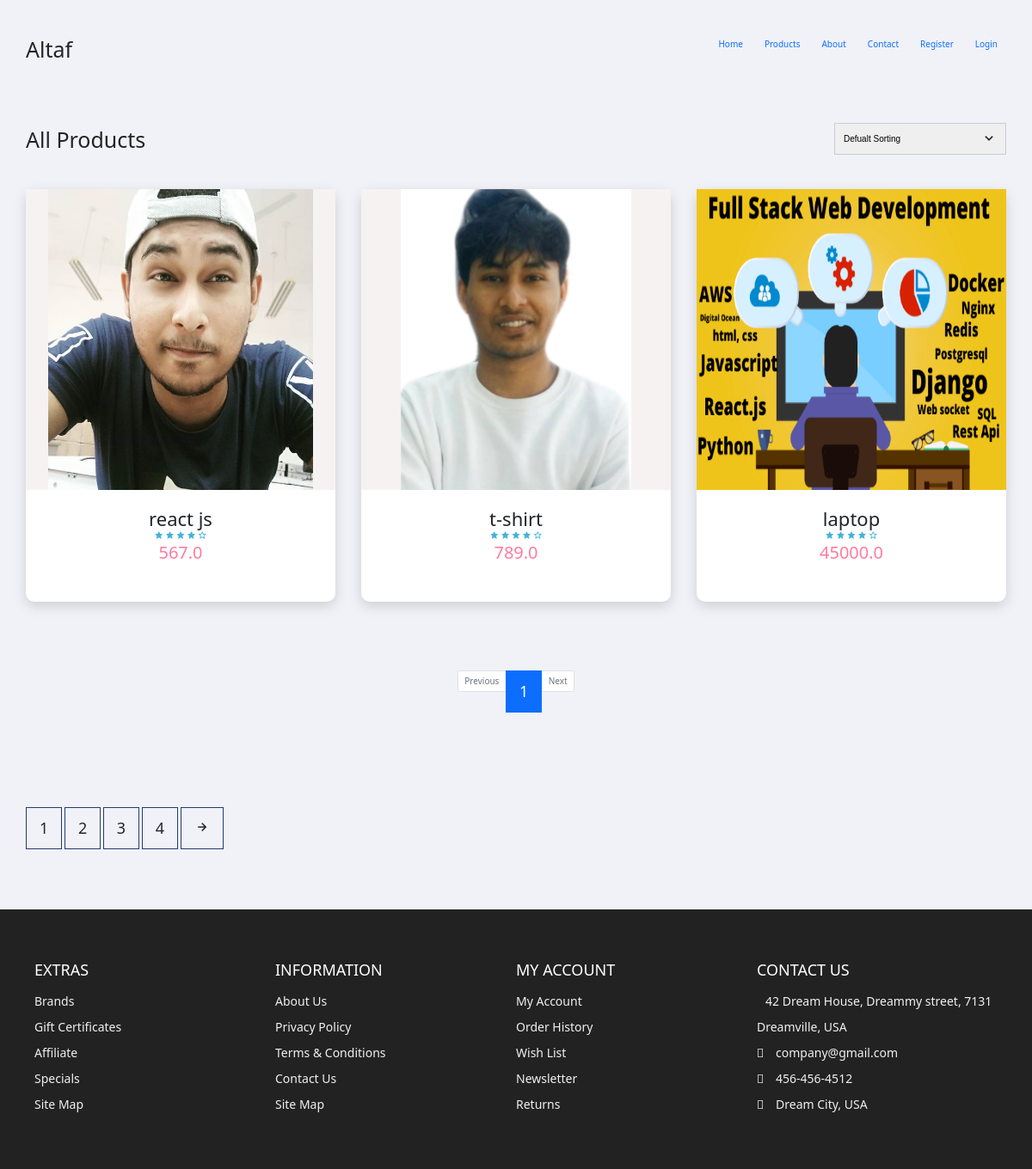
/products/, run on an earlier commit of the app's database.
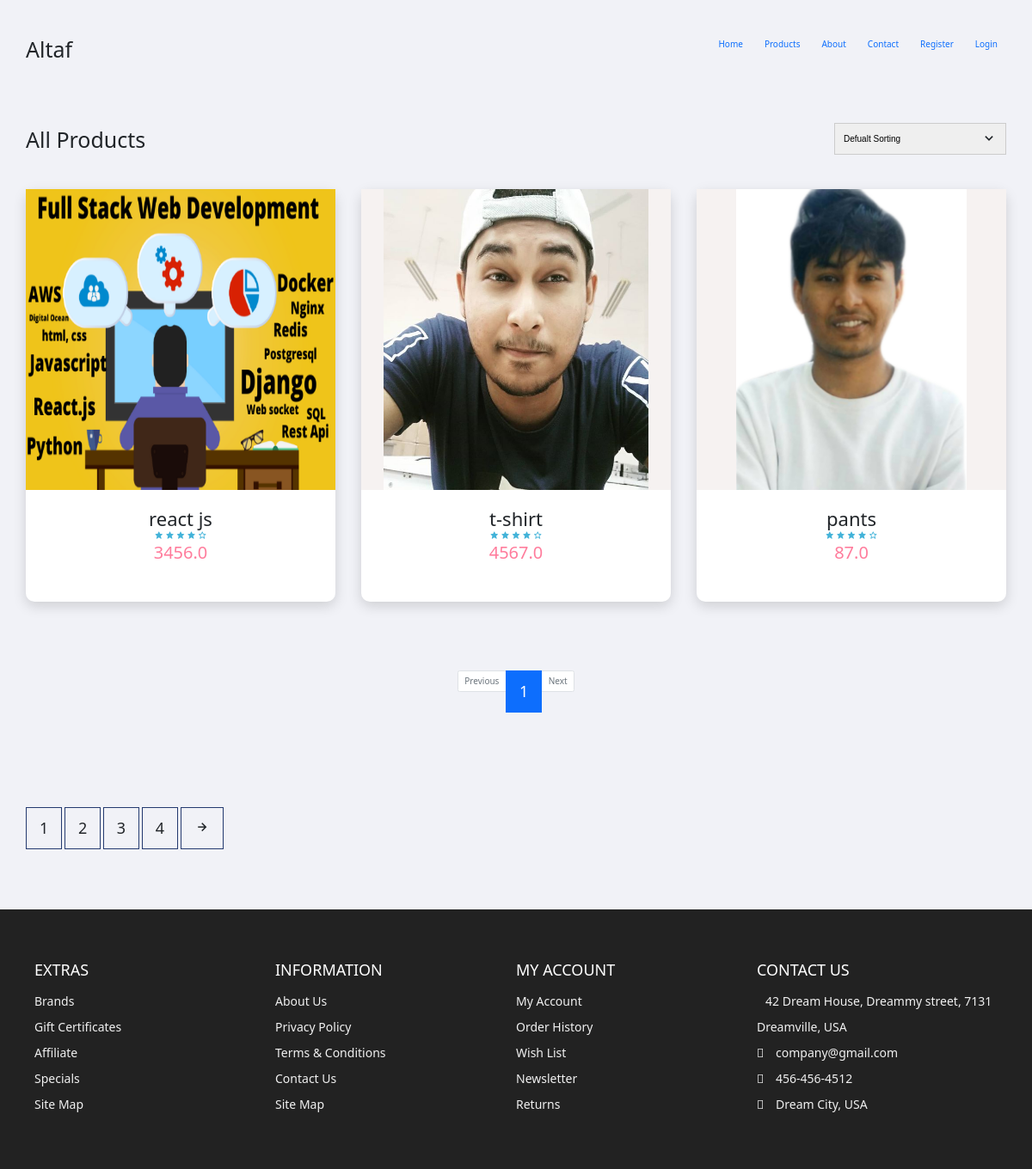
And on a later commit of the database.
### products/models.py (models this page shows, shortened)
class Product(models.Model):
    title = models.CharField(max_length=100)
    price = models.FloatField()
    discount_price = models.FloatField(blank=True, null=True)
    category = models.ForeignKey(Category,
                                 related_name='products',
                                 on_delete=models.CASCADE)
    description = models.TextField(blank=True, null=True)
    image = models.ImageField(upload_to='product_img',default='/static/images/cover.jpg')
    available = models.BooleanField(default=True)
    created_at = models.DateTimeField(auto_now_add=True)
    updated_at = models.DateTimeField(auto_now=True)
    favourites = models.ManyToManyField(
        User, related_name='favourite', default=None, blank=True)

### products/views.py (the view)
# urls.py: 2. Add a URL to urlpatterns:  path('', views.home, name='home')
def home(request):
    products=Product.objects.get_queryset().order_by('id')
    paginator = Paginator( products ,3) # Show 6 contacts per page.
    page_number = request.GET.get('page')
    page_obj = paginator.get_page(page_number)
    return render(request, 'products/products.html',{'products':page_obj})

### templates/products/products.html (shortened to what this page needs)
{% extends "base.html" %}
{% block content %}
{% include 'products/navbar.html' %}
   <section class="section all-products" id="products">
    <div class="top container">
        <h1>All Products</h1>
        <form>
            <select>
                <option value="1">Defualt Sorting</option>
            </select>
            <span><i class='bx bx-chevron-down'></i></span>
        </form>
    </div>
    <div class="product-center container">
      {% for product in products %}
      <div class="product">
        <div class="product-header">
          <img src="{{ product.image.url }}" alt="">
        </div>
        <div class="product-footer">
          <a href="{% url 'products:productdetails' product.pk %}"><h3>{{ product.title }}</h3></a>
          <div class="rating">
            <i class="bx bxs-star"></i>
            <i class="bx bxs-star"></i>
            <i class="bx bxs-star"></i>
            <i class="bx bxs-star"></i>
            <i class="bx bx-star"></i>
          </div>
          <h4 class="price">{{ product.price }}</h4>
        </div>
      </div>
      {% endfor %}
    </div>
</section>
    <nav aria-label="Page navigation example">
        <ul class="pagination justify-content-center">
          {% if products.has_previous %}
            <li class="page-item">
              <a class="page-link" href="?page={{ products.previous_page_number }}">Previous</a>
            </li>
          {% else %}
            <li class="page-item disabled">
              <a class="page-link" href="#" tabindex="-1" aria-disabled="true">Previous</a>
            </li>
          {% endif %}
          {% for i in products.paginator.page_range %}
            {% if products.number == i %}
              <li class="page-item active" aria-current="page">
                <span class="page-link">
                  {{ i }}
                </span>
              </li>
            {% else %}
              <li class="page-item"><a class="page-link" href="?page={{ i }}">{{ i }}</a></li>
            {% endif %}
          {% endfor %}
          {% if products.has_next %}
            <li class="page-item">
              <a class="page-link" href="?page={{ products.next_page_number }}">Next</a>
            </li>
          {% else %}
            <li class="page-item disabled">
              <a class="page-link" href="#" tabindex="-1" aria-disabled="true">Next</a>
            </li>
          {% endif %}
        </ul>
      </nav>
<section class="pagination">
    <div class=" container">
        <span>1</span>
        <span>2</span>
        <span>3</span>
        <span>4</span>
        <span><i class='bx bx-right-arrow-alt'></i></span>
    </div>
</section>
<footer id="footer" class="section footer">
    <div class="container">
        <div class="footer-container">
            <div class="footer-center">
                <h3>EXTRAS</h3>
                <a href="#">Brands</a>
                <a href="#">Gift Certificates</a>
                <a href="#">Affiliate</a>
                <a href="#">Specials</a>
                <a href="#">Site Map</a>
            </div>
            <div class="footer-center">
                <h3>INFORMATION</h3>
                <a href="#">About Us</a>
                <a href="#">Privacy Policy</a>
                <a href="#">Terms & Conditions</a>
                <a href="#">Contact Us</a>
                <a href="#">Site Map</a>
            </div>
            <div class="footer-center">
                <h3>MY ACCOUNT</h3>
                <a href="#">My Account</a>
                <a href="#">Order History</a>
                <a href="#">Wish List</a>
                <a href="#">Newsletter</a>
                <a href="#">Returns</a>
            </div>
            <div class="footer-center">
                <h3>CONTACT US</h3>
                <div>
                    42 Dream House, Dreammy street, 7131 Dreamville, USA
                </div>
                <div>
                    <span>
                        <i class="far fa-envelope"></i>
                    </span>
                    company@gmail.com
                </div>
                <div>
                    <span>
                        <i class="fas fa-phone"></i>
                    </span>
                    456-456-4512
                </div>
                <div>
                    <span>
                        <i class="far fa-paper-plane"></i>
                    </span>
                    Dream City, USA
                </div>
            </div>
        </div>
    </div>
</footer>
{% endblock content %}

### templates/base.html (shortened to what this page needs)
{% load static %}
<!DOCTYPE html>
<html lang="en">
<head>
    <link rel="stylesheet" href="https://cdn.jsdelivr.net/npm/boxicons@latest/css/boxicons.min.css" />
  <link href="https://maxcdn.bootstrapcdn.com/font-awesome/4.3.0/css/font-awesome.min.css" rel="stylesheet" />
    <link href="https://cdn.jsdelivr.net/npm/bootstrap@5.1.1/dist/css/bootstrap.min.css" rel="stylesheet"
>
    <link rel="stylesheet" href="{% static 'css/base.css' %}">
    <link rel="stylesheet" href="{% static 'css/cartpage.css' %}">
    <link rel="stylesheet" href="{% static 'css/products.css' %}">
</head>
<body>
    {% block content %}
    {% endblock content %}
</body>
</html>

### templates/products/navbar.html (shortened to what this page needs)
{% extends  'base.html' %}
{% block content %}
<nav class="nav">
    <div class="navigation container">
      <div class="logo">
        <h1>Altaf</h1>
      </div>
      <div class="menu">
        <ul class="nav-list">
          <li class="nav-item">
            <a href="{% url 'forntpage:home' %}" class="nav-link scroll-link">Home</a>
          </li>
          <li class="nav-item">
            <a href="{% url 'products:allproduct' %}" class="nav-link">Products</a>
          </li>
          <li class="nav-item">
            <a href="#about" class="nav-link scroll-link">About</a>
          </li>
          <li class="nav-item">
            <a href="#contact" class="nav-link scroll-link">Contact</a>
          </li>
          {% if request.user.is_authenticated  %}
          <li class="nav-item">
            <li class="nav-item">
              <a href="{% url 'products:favourite_list' %}" class="nav-link scroll-link">Favourties</a>
            </li>
            <a href="{% url 'accounts:my_profile' user.profile.pk  %}" class="nav-link scroll-link">Account</a>
          </li>
          <li class="nav-item">
            <a href="{% url 'accounts:logout' %}" class="nav-link scroll-link">Logout</a>
          </li>
          {% else %}
          <li class="nav-item">
            <a href="{% url 'accounts:signup' %}" class="nav-link scroll-link">Register</a>
          </li>
          <li class="nav-item">
            <a href="{% url 'accounts:login' %}" class="nav-link scroll-link">Login</a>
          </li>
          {% endif %}
        </ul>
      </div>
    </div>
  </nav>
{% endblock content%}

### static/css/base.css (style rules this page uses)
:root { --white: #fff; --black: #222; --pink: #f60091; --grey: #444; --grey2: #959595; --grey-alt: #d1e2e9; --yellow: #ffd800; --green: #59b210; }
*, *::before, *::after { margin: 0; padding: 0; box-sizing: inherit; }
html { scroll-behavior: smooth; box-sizing: border-box; font-size: 62.5%; }
h1, h2, h3, h4, p { font-weight: 500; margin: 0; }
a { color: inherit; text-decoration: none; }
img { max-width: 100%; }
li { list-style: none; }
.container { max-width: 120rem; margin: 0 auto; }
@media only screen and (max-width: 1200px) { .container { padding: 0 3rem; } }
.nav { padding: 1.6rem 0; }
.navigation { display: flex; align-items: center; justify-content: space-between; }
.logo h1 { font-size: 2.5rem; }
.nav-list { display: flex; align-items: center; }
.nav-item:not(:last-child) { margin-right: 0.5rem; }
.nav-link:link, .nav-link:visited { padding: 0.8rem 1rem; transition: all 300ms ease-in-out; }
.section { padding: 5rem 0 5rem 0; }
.product-center { display: grid; grid-template-columns: repeat(auto-fit, minmax(25rem, 1fr)); gap: 7rem 3rem; }
.product { height: 48rem; background-color: #fff; box-shadow: 0 0.5rem 1.5rem rgba(0, 0, 0, 0.15); border-radius: 1rem; text-align: center; transition: all 300ms ease-in-out; }
.product-header { position: relative; height: 35rem; background-color: #f6f2f1; transition: all 300ms ease-in-out; z-index: 0; }
.product-header img { height: 100%; }
.product-footer { padding: 2rem 1.6rem 1.6rem 1.6rem; }
.product-footer h3 { font-size: 2.2rem; }
.rating { color: #43b3d9; }
.product-footer .price { color: #ff7c9c; font-size: 2rem; }
.footer { background-color: var(--black); padding: 6rem 1rem; line-height: 3rem; }
.footer-center span { margin-right: 1rem; }
.footer-container { display: grid; grid-template-columns: repeat(4, 1fr); color: var(--white); }
.footer-center a:link, .footer-center a:visited { display: block; color: #f1f1f1; font-size: 1.4rem; transition: 0.6s; }
.footer-center div { color: #f1f1f1; font-size: 1.4rem; }
.footer-center h3 { font-size: 1.8rem; font-weight: 400; margin-bottom: 1rem; }
.section .top { display: flex; align-items: center; justify-content: space-between; margin-bottom: 4rem; }
.all-products .top select { font-family: "Poppins", sans-serif; width: 20rem; padding: 1rem; border: 1px solid #ccc; appearance: none; outline: none; }
form { position: relative; z-index: 1; }
form span { position: absolute; top: 50%; right: 1rem; transform: translateY(-50%); font-size: 2rem; z-index: 0; }
.pagination { padding: 3rem 0 5rem 0; }
.pagination span { display: inline-block; padding: 1rem 1.5rem; border: 1px solid #243a6f; font-size: 1.8rem; margin-bottom: 2rem; cursor: pointer; transition: all 300ms ease-in-out; }

### static/css/products.css (style rules this page uses)
body { margin-top:20px; background:#f1f2f7; }

What changed in the data, as far as the page shows it:
removed Product: image (picture), title "laptop", price "45000.0"
changed Product "react js": image: a different picture; price "567.0" → "3456.0"
changed Product "t-shirt": image: a different picture; price "789.0" → "4567.0"
added Product: image (picture), title "pants", price "87.0"
